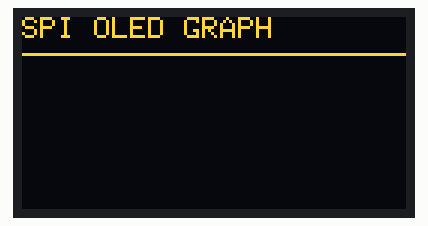
A sketch run on a simulated Arduino Uno, built with avr-gcc and run on an emulated ATmega328P. On the bench: 128×64 one-colour display. The OLED is the two-colour kind (top 16 rows yellow).

Above: at 0.1 s.
At 1.2 s:
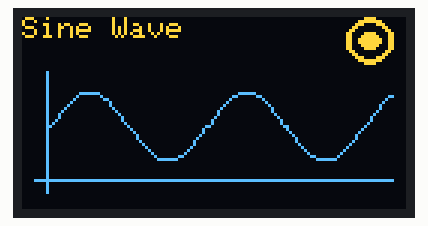

The sketch:

SPI_OLED_Arduino_Uno.ino
```cpp
// Practical 09: SPI SSD1306 OLED - waveform graph and 16x16 bitmap
// Display: 128x64, 7-pin SPI module (NOT I2C)
// Libraries: Adafruit GFX and Adafruit SSD1306
//
// Wiring differs by board; see README.md.
// This sketch uses the hardware SPI bus and explicit CS, DC and RESET pins.

#include <SPI.h>
#include <Adafruit_GFX.h>
#include <Adafruit_SSD1306.h>
#include <math.h>

#define SCREEN_WIDTH 128
#define SCREEN_HEIGHT 64

#define CS_PIN 10
#define DC_PIN 9
#define RESET_PIN 8

// 16x16 monochrome bitmap stored in program memory (32 bytes).
const unsigned char icon16x16[] PROGMEM = {
  0x03, 0xC0,
  0x0F, 0xF0,
  0x1C, 0x38,
  0x30, 0x0C,
  0x60, 0x06,
  0xC3, 0xC3,
  0xC7, 0xE3,
  0xCF, 0xF3,
  0xCF, 0xF3,
  0xC7, 0xE3,
  0xC3, 0xC3,
  0x60, 0x06,
  0x30, 0x0C,
  0x1C, 0x38,
  0x0F, 0xF0,
  0x03, 0xC0
};

Adafruit_SSD1306 display(SCREEN_WIDTH, SCREEN_HEIGHT, &SPI, DC_PIN, RESET_PIN, CS_PIN);

void setup() {
  if (!display.begin(SSD1306_SWITCHCAPVCC)) {
    while (true) {
      // Stop here if the OLED cannot be initialized.
    }
  }

  display.clearDisplay();
  display.setTextColor(SSD1306_WHITE);
  display.setTextSize(1);
  display.setCursor(0, 0);
  display.println(F("SPI OLED GRAPH"));
  display.drawLine(0, 12, 127, 12, SSD1306_WHITE);
  display.display();
  delay(1000);
}

void loop() {
  display.clearDisplay();

  // Heading
  display.setTextSize(1);
  display.setCursor(0, 0);
  display.println(F("Sine Wave"));

  // Reference axes
  display.drawLine(4, 54, 123, 54, SSD1306_WHITE);
  display.drawLine(8, 18, 8, 58, SSD1306_WHITE);

  // Plot a sine-like waveform using line segments.
  for (int x = 9; x < 123; x++) {
    int y1 = 36 - (int)(12.0 * sin((x - 9) * 0.12));
    int y2 = 36 - (int)(12.0 * sin((x + 1 - 9) * 0.12));
    display.drawLine(x, y1, x + 1, y2, SSD1306_WHITE);
  }

  // Draw the 16x16 bitmap at the right upper area.
  display.drawBitmap(108, 0, icon16x16, 16, 16, SSD1306_WHITE);

  display.display();
  delay(250);
}
```
